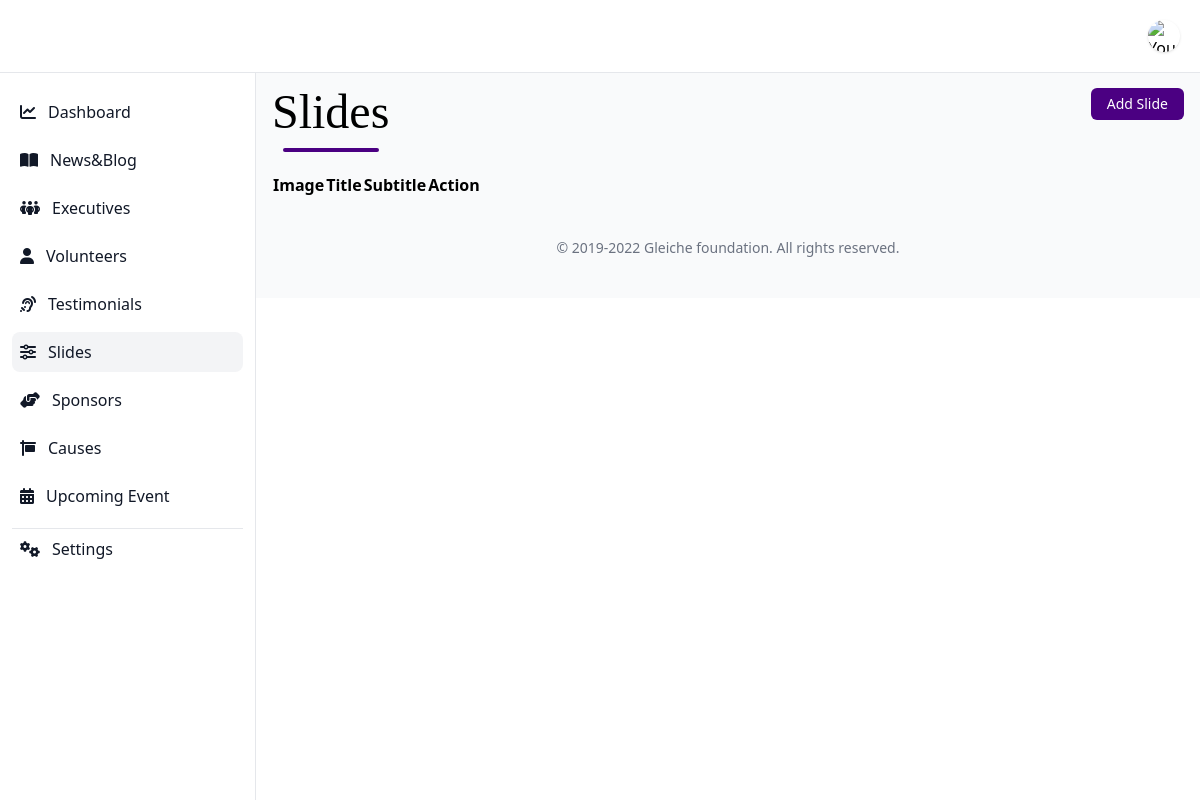
The page /system/slides/ on the database as committed earlier.
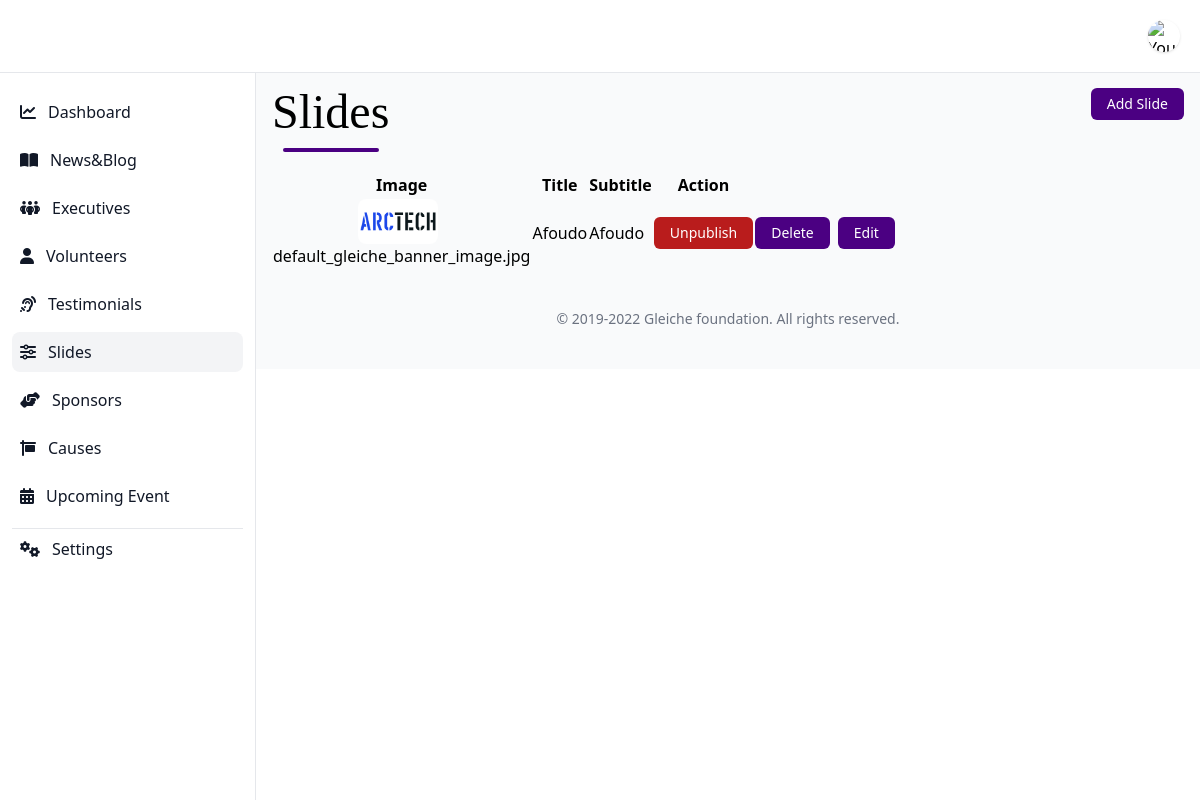
The same page on the database as committed later.
### backend/models.py (models this page shows, shortened)
class Slide(models.Model):
    image = models.ImageField(upload_to=slide_images_upload_to_dir, default=default_gleiche_banner_image, blank=True)
    title = models.CharField(max_length=200, null=False)
    subtitle = models.TextField(null=False)
    publish = models.BooleanField(default=False)
    date_created = models.DateTimeField(auto_now_add=True)

### backend/views.py (the view)
# urls.py: path('slides/', views.slides, name="system_slides"),
def slides(request):
    slides = Slide.objects.all().order_by('-date_created')
    data = {
        'slides': slides
    }
    return render(request, 'backend/slides.html', data)

### backend/templates/backend/slides.html (shortened to what this page needs)
{% extends 'backend/main.html' %}
{% block main %}
<div class="flex justify-between">
    {% include 'backend/includes/page_header.html' with title='Slides' %}
    <div>
        {% url 'add_slide' as action_url %}
        {% include 'backend/components/link_button.html' with text="Add Slide" link=action_url %}
    </div>
</div>
<div class=" mt-5">
    <table class="table_id display">
        <thead>
            <tr>
                <th>Image</th>
                <th>Title</th>
                <th>Subtitle</th>
                <th>Action</th>
                <th></th>
            </tr>
        </thead>
        <tbody>
            {% for item in slides %}
            <tr>
                <td>
                    <div class="flex flex-col items-center">
                        <div class="w-20 mr-2">
                            <img class="rounded-lg" src="/static/images{{item.image.url}}" alt="">
                        </div>
                        <span class="text-center">
                            {{item.image.field.default}}
                        </span>
                    </div>
                </td>
                <td>{{item.title}}</td>
                <td>{{item.subtitle}}</td>
                <td>
                    {% if item.publish == 0 %}
                    <button
                        class="inline-block px-4 py-1.5 bg-blue-500 hover:bg-blue-200 hover:shadow-2xl transition-all rounded-md text-white text-sm change_publish_status"
                        data-executive_id="{{item.id}}" data-publish_executive="{{item.publish}}">Pubish
                    </button>
                    {% else %}
                    <button
                        class="inline-block px-4 py-1.5 bg-red-700 hover:bg-red-200 hover:shadow-2xl transition-all rounded-md text-white text-sm change_publish_status"
                        data-executive_id="{{item.id}}" data-publish_executive="{{item.publish}}">Unpublish
                    </button>
                    {% endif %}
                </td>
                <td>
                    <div class="flex">
                        <form action="{% url 'delete_slide' item.id %}" method="POST" class="mr-2">
                            {% include 'backend/components/submit_button.html' with text="Delete" style="bg-red-700" %}
                        </form>
                        {% url 'update_slide' item.id as updated_action_url %}
                        {% include 'backend/components/link_button.html' with text="Edit" link=updated_action_url %}
                    </div>
                </td>
            </tr>
            {% endfor %}
        </tbody>
    </table>
</div>
{% endblock %}

### backend/templates/backend/components/link_button.html
<a href="{{link}}"
    class="inline-block px-4 py-1.5 bg-primary hover:bg-primary-200 hover:shadow-2xl transition-all rounded-md text-white text-sm {{style}}">
    {{text}}
</a>

### backend/templates/backend/components/submit_button.html
<button type="submit"
    class="inline-block px-4 py-1.5 bg-primary hover:bg-primary-200 hover:shadow-2xl transition-all rounded-md text-white text-sm {{style}}">
    {{text}}
</button>

Rows that differ between the two databases and show on the page:
added Slide: image (picture), image.field.default "default_gleiche_banner_image.jpg", title "Afoudo", subtitle "Afoudo", text "Delete", text "Edit"
